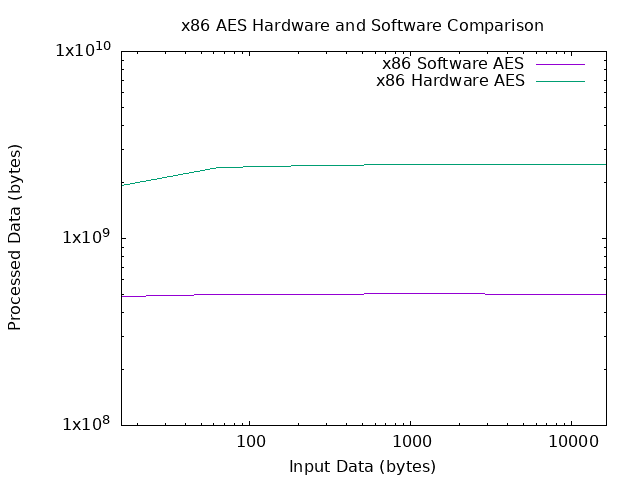

Here is the gnuplot script that generated this plot:
set title 'x86 AES Hardware and Software Comparison'
set xlabel 'Input Data (bytes)'
set ylabel 'Processed Data (bytes)'
set terminal png
set output 'aes_x86.png'
set logscale
set logscale y

plot 'aes_x86.csv' using 1:2 title 'x86 Software AES' with lines, 'aes_x86.csv' using 1:3 title 'x86 Hardware AES' with lines


